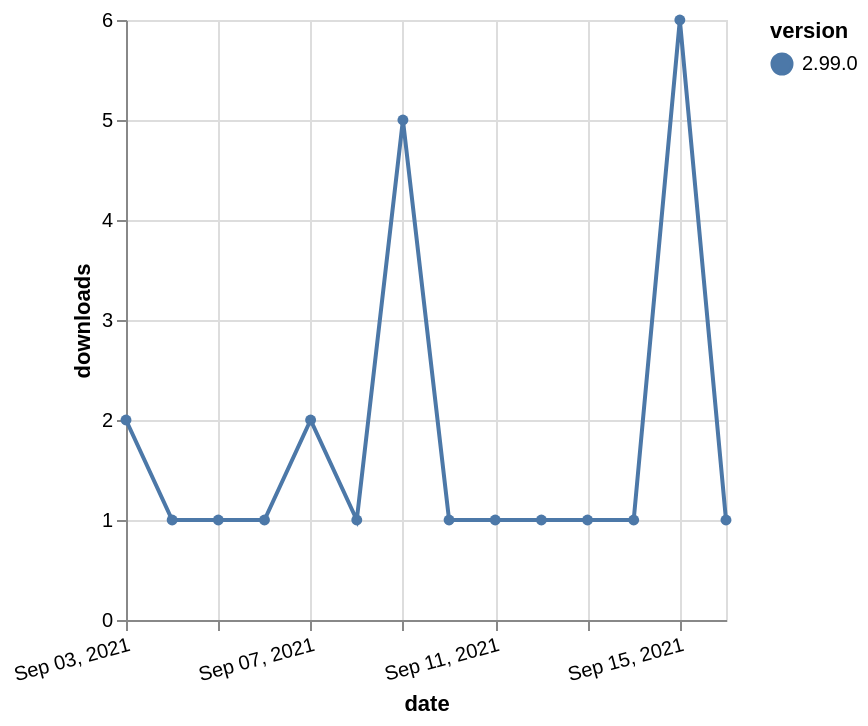

Here is the Vega-Lite specification saved for this chart:
### Vega-Lite specification from a JSON file in a GitHub repository (floating-point values rounded to 4 significant figures)
{"$schema": "https://vega.github.io/schema/vega-lite/v5.json", "description": "A simple bar chart with embedded data.", "data": {"values": [{"date": "2021-09-03", "total": 574, "delta": 2, "version": "2.99.0"}, {"date": "2021-09-04", "total": 575, "delta": 1, "version": "2.99.0"}, {"date": "2021-09-05", "total": 576, "delta": 1, "version": "2.99.0"}, {"date": "2021-09-06", "total": 577, "delta": 1, "version": "2.99.0"}, {"date": "2021-09-07", "total": 579, "delta": 2, "version": "2.99.0"}, {"date": "2021-09-08", "total": 580, "delta": 1, "version": "2.99.0"}, {"date": "2021-09-09", "total": 585, "delta": 5, "version": "2.99.0"}, {"date": "2021-09-10", "total": 586, "delta": 1, "version": "2.99.0"}, {"date": "2021-09-11", "total": 587, "delta": 1, "version": "2.99.0"}, {"date": "2021-09-12", "total": 588, "delta": 1, "version": "2.99.0"}, {"date": "2021-09-13", "total": 589, "delta": 1, "version": "2.99.0"}, {"date": "2021-09-14", "total": 590, "delta": 1, "version": "2.99.0"}, {"date": "2021-09-15", "total": 596, "delta": 6, "version": "2.99.0"}, {"date": "2021-09-16", "total": 597, "delta": 1, "version": "2.99.0"}]}, "width": "container", "mark": {"type": "line", "point": {"filled": true}}, "encoding": {"x": {"field": "date", "type": "temporal", "timeUnit": "yearmonthdate", "title": "date", "axis": {"labelAngle": -15}}, "y": {"field": "delta", "type": "quantitative", "title": "downloads"}, "color": {"field": "version", "type": "nominal"}, "tooltip": {"field": "delta"}}}
